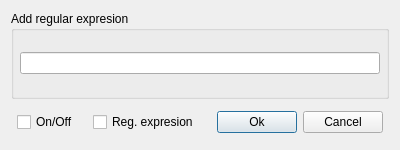
<?xml version="1.0" encoding="UTF-8"?>
<ui version="4.0">
 <class>FilterCreator</class>
 <widget class="QDialog" name="FilterCreator">
  <property name="geometry">
   <rect>
    <x>0</x>
    <y>0</y>
    <width>400</width>
    <height>150</height>
   </rect>
  </property>
  <property name="sizePolicy">
   <sizepolicy hsizetype="Fixed" vsizetype="Fixed">
    <horstretch>0</horstretch>
    <verstretch>0</verstretch>
   </sizepolicy>
  </property>
  <property name="minimumSize">
   <size>
    <width>400</width>
    <height>150</height>
   </size>
  </property>
  <property name="maximumSize">
   <size>
    <width>400</width>
    <height>150</height>
   </size>
  </property>
  <property name="cursor">
   <cursorShape>ArrowCursor</cursorShape>
  </property>
  <property name="windowTitle">
   <string>Dialog</string>
  </property>
  <property name="toolTipDuration">
   <number>0</number>
  </property>
  <property name="sizeGripEnabled">
   <bool>false</bool>
  </property>
  <property name="modal">
   <bool>false</bool>
  </property>
  <layout class="QGridLayout" name="gridLayout">
   <item row="4" column="3">
    <layout class="QHBoxLayout" name="buttonLayout">
     <property name="leftMargin">
      <number>6</number>
     </property>
     <property name="topMargin">
      <number>6</number>
     </property>
     <property name="rightMargin">
      <number>6</number>
     </property>
     <property name="bottomMargin">
      <number>6</number>
     </property>
     <item>
      <widget class="QPushButton" name="okButton">
       <property name="sizePolicy">
        <sizepolicy hsizetype="Fixed" vsizetype="Fixed">
         <horstretch>0</horstretch>
         <verstretch>0</verstretch>
        </sizepolicy>
       </property>
       <property name="text">
        <string>Ok</string>
       </property>
      </widget>
     </item>
     <item>
      <widget class="QPushButton" name="cancelButton">
       <property name="sizePolicy">
        <sizepolicy hsizetype="Fixed" vsizetype="Fixed">
         <horstretch>0</horstretch>
         <verstretch>0</verstretch>
        </sizepolicy>
       </property>
       <property name="text">
        <string>Cancel</string>
       </property>
      </widget>
     </item>
    </layout>
   </item>
   <item row="4" column="1" colspan="2">
    <layout class="QHBoxLayout" name="checkBoxeslLayout">
     <property name="leftMargin">
      <number>6</number>
     </property>
     <property name="topMargin">
      <number>6</number>
     </property>
     <property name="rightMargin">
      <number>6</number>
     </property>
     <property name="bottomMargin">
      <number>6</number>
     </property>
     <item>
      <widget class="QCheckBox" name="onOffCheckBox">
       <property name="text">
        <string>On/Off</string>
       </property>
      </widget>
     </item>
     <item>
      <widget class="QCheckBox" name="typeCheckBox">
       <property name="text">
        <string>Reg. expresion</string>
       </property>
      </widget>
     </item>
    </layout>
   </item>
   <item row="2" column="1" colspan="3">
    <widget class="QGroupBox" name="verticalGroupBox">
     <property name="title">
      <string>Add regular expresion</string>
     </property>
     <layout class="QVBoxLayout" name="expresionLayout">
      <property name="leftMargin">
       <number>6</number>
      </property>
      <property name="topMargin">
       <number>6</number>
      </property>
      <property name="rightMargin">
       <number>6</number>
      </property>
      <property name="bottomMargin">
       <number>6</number>
      </property>
      <item>
       <widget class="QLineEdit" name="expresionEdit">
        <property name="sizePolicy">
         <sizepolicy hsizetype="Expanding" vsizetype="Fixed">
          <horstretch>0</horstretch>
          <verstretch>0</verstretch>
         </sizepolicy>
        </property>
       </widget>
      </item>
     </layout>
    </widget>
   </item>
  </layout>
 </widget>
 <resources/>
 <connections/>
</ui>
